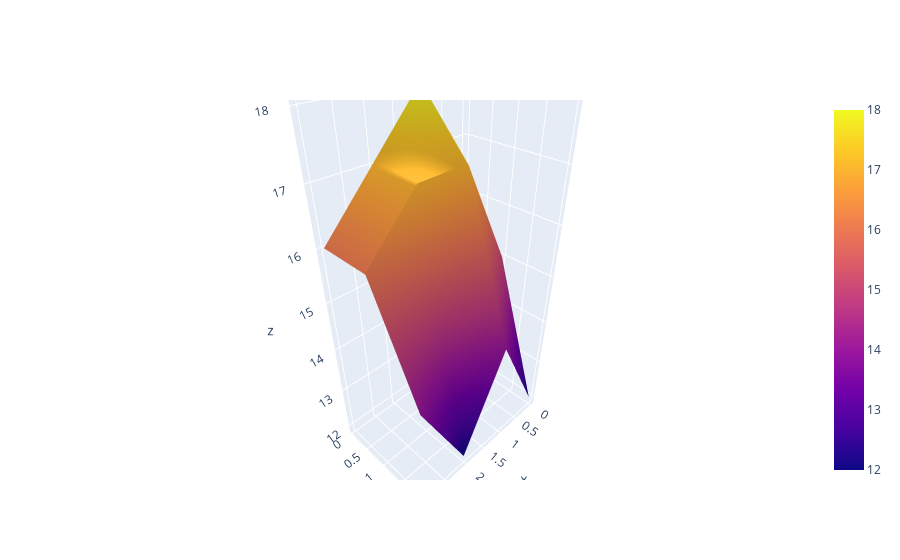

Notebook code cell kept with this figure:
### Code cell
py.iplot(data)

### Figure 1 — Plotly figure (JSON) as saved in the notebook; plotly's stock layout.template omitted (floating-point values rounded to 4 significant figures)
{"data": [{"type": "surface", "z": [[16, 18, 17, 16], [15, 17, 17, 16], [12, 14, 12, 14]]}], "layout": {}}
